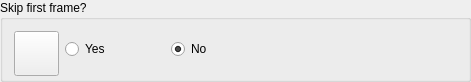
         <widget class="QGroupBox" name="groupBox_create_new_sequence_2">
          <property name="enabled">
           <bool>true</bool>
          </property>
          <property name="geometry">
           <rect>
            <x>10</x>
            <y>180</y>
            <width>471</width>
            <height>82</height>
           </rect>
          </property>
          <property name="sizePolicy">
           <sizepolicy hsizetype="Preferred" vsizetype="Maximum">
            <horstretch>0</horstretch>
            <verstretch>0</verstretch>
           </sizepolicy>
          </property>
          <property name="minimumSize">
           <size>
            <width>0</width>
            <height>80</height>
           </size>
          </property>
          <property name="title">
           <string>Skip first frame?</string>
          </property>
          <layout class="QHBoxLayout" name="horizontalLayout_8">
           <item>
            <layout class="QHBoxLayout" name="horizontalLayout_16">
             <item>
              <layout class="QHBoxLayout" name="horizontalLayout_3">
               <item>
                <widget class="QPushButton" name="create_sequence_btn_2">
                 <property name="minimumSize">
                  <size>
                   <width>45</width>
                   <height>45</height>
                  </size>
                 </property>
                 <property name="maximumSize">
                  <size>
                   <width>45</width>
                   <height>45</height>
                  </size>
                 </property>
                 <property name="text">
                  <string/>
                 </property>
                 <property name="icon">
                  <iconset>
                   <normaloff>images/skip_first.svg</normaloff>images/skip_first.svg</iconset>
                 </property>
                 <property name="iconSize">
                  <size>
                   <width>30</width>
                   <height>30</height>
                  </size>
                 </property>
                </widget>
               </item>
               <item>
                <widget class="QRadioButton" name="radioButton_skipfirst_yes">
                 <property name="maximumSize">
                  <size>
                   <width>100</width>
                   <height>16777215</height>
                  </size>
                 </property>
                 <property name="text">
                  <string>Yes</string>
                 </property>
                </widget>
               </item>
               <item>
                <widget class="QRadioButton" name="radioButton_skipfirst_no">
                 <property name="text">
                  <string>No</string>
                 </property>
                 <property name="checked">
                  <bool>true</bool>
                 </property>
                </widget>
               </item>
              </layout>
             </item>
            </layout>
           </item>
          </layout>
         </widget>
